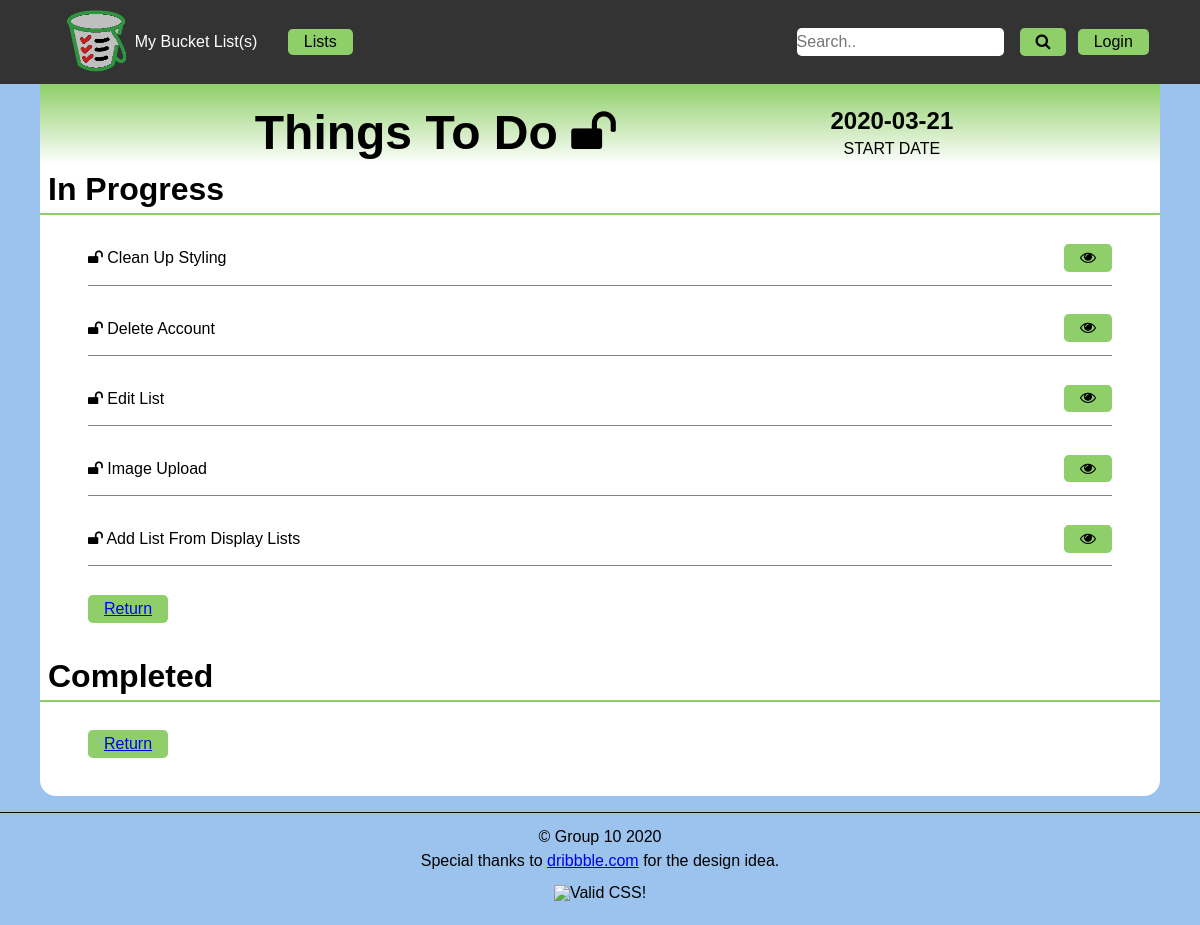
The app's page /view_list.php?list=3, older data.
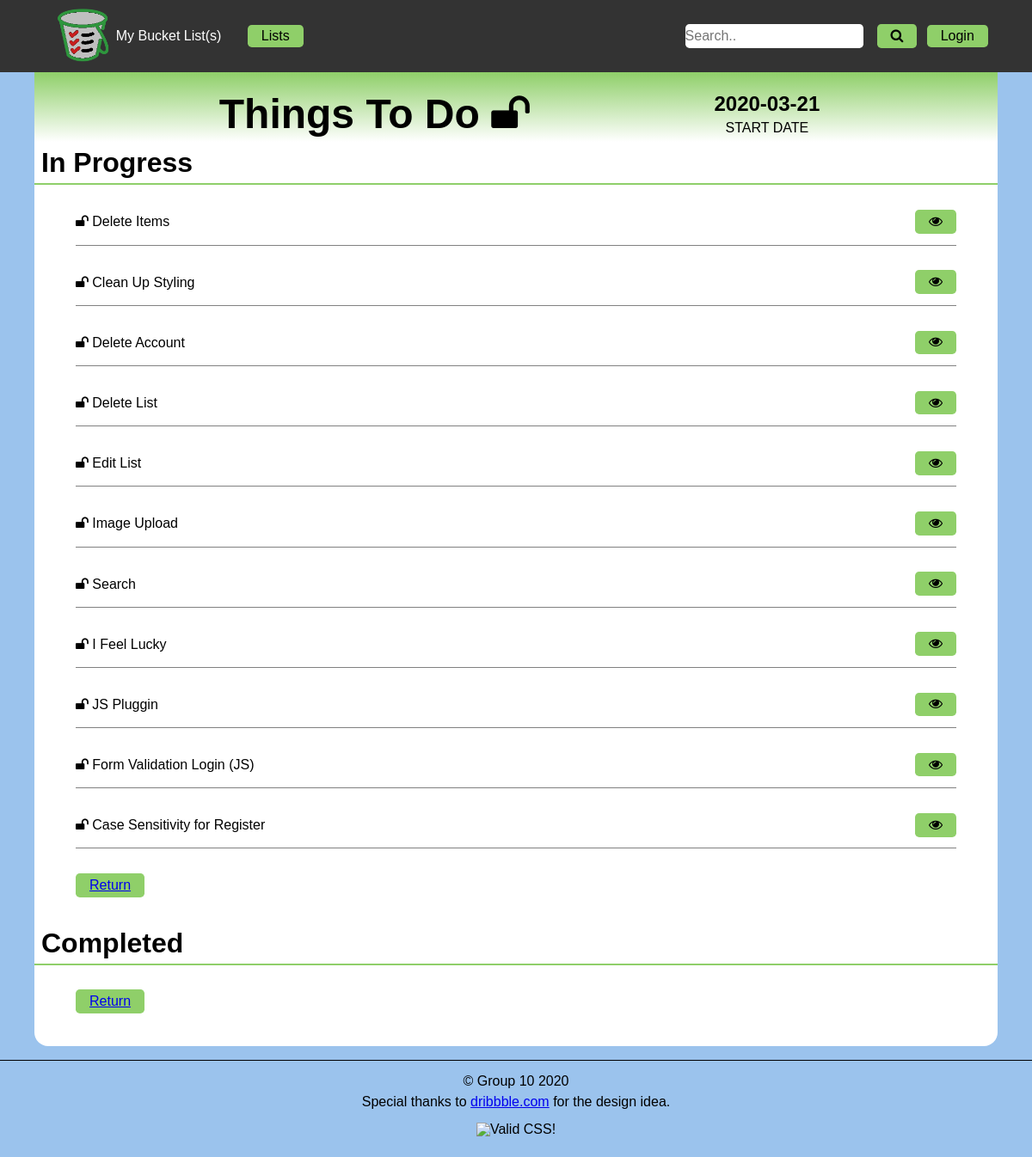
The same page, newer data.
### tables this page shows
CREATE TABLE IF NOT EXISTS `g10_lists` (
  `id` int(11) NOT NULL AUTO_INCREMENT,
  `fk_userid` int(11) NOT NULL,
  `listname` varchar(50) NOT NULL,
  `start` date NOT NULL,
  `end` date DEFAULT NULL,
  `private` tinyint(1) NOT NULL DEFAULT '1',
  PRIMARY KEY (`id`),
  KEY `g10_userid_2_fkuserid` (`fk_userid`)
);

CREATE TABLE IF NOT EXISTS `g10_listitems` (
  `id` int(11) NOT NULL AUTO_INCREMENT,
  `fk_listid` int(11) NOT NULL,
  `name` varchar(50) NOT NULL,
  `description` varchar(280) DEFAULT NULL,
  `picpath` varchar(255) DEFAULT NULL,
  `completion` date DEFAULT NULL,
  `private` tinyint(1) NOT NULL DEFAULT '1',
  PRIMARY KEY (`id`),
  KEY `g10_listid_2_fklistid` (`fk_listid`)
);

### view_list.php (the view, shortened to what this page needs)
<?php
    $listid = $_GET['list'];
    $pdo = connectDB();
    $query = "SELECT * FROM `g10_lists` WHERE id = ?";
    $stmt = $pdo->prepare($query);
    $stmt->execute([$listid]);
    $list = $stmt->fetch();
    $query =  "SELECT id, name, completion, private FROM `g10_listitems` WHERE fk_listid = ?";
    $stmt = $pdo->prepare($query);
    $stmt->execute([$listid]);
    $listitems = $stmt->fetchAll();
?>
<!DOCTYPE html>
<html lang="en">
    <head>
        <?php
            include "includes/meta.php";
        ?>
    </head>
    <body>
        <header>
            <?php include 'includes/nav.php' ?>
        </header>
        <main>
            <header>
                <h1>
                    <?= $list['listname'] ?>
                    <?php if($list['private'] == 1):?>
                        <span><i class="fa fa-lock"></i></span>
                    <?php else: ?>
                        <span><i class="fa fa-unlock"></i></span>
                    <?php endif ?>
                </h1>
                <div>
                    <span><?= $list['start'] ?></span>
                    <p>START DATE</p>
                </div>
            </header>
            <h2>In Progress</h2>
            <ul>
                <?php foreach($listitems as $row): ?>
                    <?php if(($row['private'] == 1 && $list['fk_userid'] != $_SESSION['id'])||$row['completion'] != null)
                            continue;
                    ?>
                    <li>
                        <?php if ($row['private'] == 1):?>
                                <span><i class="fa fa-lock"></i> <?= $row['name']?></span>
                        <?php else: ?>
                            <span><i class="fa fa-unlock"></i> <?= $row['name']?></span>
                        <?php endif ?>
                        <div>
                            <button class="viewbutton" value="<?= $row['id']?>"><i class="fa fa-eye"></i></button>
                        </div>
                    </li>
                <?php endforeach ?>
                <li>
                    <button type="button" name="Return" ><a href="display_list.php">Return</a></button>
                </li>
            </ul>
            <h2>Completed</h2>
            <ul>
                <li>
                    <button type="button" name="Return" ><a href="display_list.php">Return</a></button>
                </li>
            </ul>
        </main>
        <?php include 'includes/footer.php' ?>
    </body>
</html>

### includes/meta.php (shortened to what this page needs)
<link type="text/css" rel="stylesheet" href="css/reset.css" />
<link type="text/css" rel="stylesheet" href="css/default.css" />
<link rel="stylesheet" href="https://cdnjs.cloudflare.com/ajax/libs/font-awesome/4.7.0/css/font-awesome.min.css">

### includes/nav.php (shortened to what this page needs)
<nav>
  <ul>
    <li>
      <a href="index.php"><div class="logo">
        <figure>
          <img src="img/bucket.png" alt="Bucket List Logo" height=75 />
        </figure>
        <span>My Bucket List(s)</span>
      </div></a>
    </li>
    <li class="dropdown">Lists
    </li>
    <li>
        <form action="searchresults.php" id="search-container">
          <input type="text" placeholder="Search.." name="search" maxlength="20">
          <button id="search-btn" type="submit"><i class="fa fa-search"></i></button>
        </form>
    </li>
    <?php if(isset($_SESSION['user'])): ?>
      <li class="dropdown"><?= $_SESSION['user'] ?>
          <ul class="dropdown-content">
            <li><a id="signOut" href="logout.php">Sign Out</a></li>
            <li><a href="accounts.php">Edit Account</a></li>
          </ul>
        </li>
    <?php else: ?>
      <li>
        <a href = "login.php">Login</a>
      </li>
    <?php endif; ?>
  </ul>
</nav>

### includes/footer.php
<footer>
  <div>&copy; Group 10 2020</div>
  <p><em>Special thanks to <a href="https://dribbble.com/tags/resume">dribbble.com</a>
      for the design idea.</em></p>
  <p>
    <img src="http://jigsaw.w3.org/css-validator/images/vcss-blue" alt="Valid CSS!" />
  </p>
</footer>

### css/default.css (style rules this page uses)
:root { --link-color: #8fcf69; --linkhover-color: #818181; --text-color: #000; }
body { background-color: #9bc3ed; color: var(--text-color); font-family: Verdana, Helvetica, sans-serif; font-size: 16px; margin: auto; }
main { background-color: #FFF; border-bottom-right-radius: 1rem; border-bottom-left-radius: 1rem; max-width: 70rem; font-size: 1em; padding: 0 0 0.6em 0; margin: auto; }
header { text-align: center; background: linear-gradient(var(--link-color), transparent); }
main header { align-items: flex-end; display: flex; flex-direction: row; justify-content: space-evenly; padding: 1em 0 0 0; }
footer { text-align: center; border-top: 1px solid #000; padding: 1em 0; margin-top: 1em; }
p,h1,h2,h3,h4,h5 { padding: 0.5rem; }
h1 { font-size: 3em; font-weight: bold; }
h2 { font-size: 2em; font-weight: bold; border-bottom: 2px solid var(--link-color); }
form { border: 0.1em solid #818181; border-radius: 0.3em; box-shadow: 0.1em 0.1em #000; margin: 1em auto; padding: 1em; width: 75%; }
button, nav a, .dropdown, #login a { padding: 0.3rem 1rem; color: var(--text-color); margin: 0.5rem auto; background-color: var(--link-color); font-size: 1rem; border: none; cursor: pointer; border-radius: 0.3rem; }
input { padding: 0.3rem; border-radius: 0.3rem; font-size: 1rem; margin: 0.5rem 1rem; }
nav { background-color: #333; }
nav > ul { max-width: 70rem; display: flex; align-items: center; color: #FFF; margin: 0 auto; }
nav li, nav form { display: flex; }
#search-container { border: none; box-shadow: none; padding: 0; margin: 0; }
nav > ul > li:nth-last-child(2) { margin-left: auto; }
nav a, .dropdown, #login a { text-decoration: none; margin: 0.2rem 0.7rem; }
a[href^="index"] { padding: 0 0.5em; background-color: inherit; color: inherit; }
input[name$="search"] { border: none; padding: 0; }
.dropdown { outline: none; position: relative; display: flex; flex-direction: column; }
main header div:nth-child(-n+3) span { font-size: 1.5em; font-weight: bold; }
main header~ul li, .lists>ul li { align-content: center; border-bottom: 0.1em solid #818181; display: flex; margin: 1em 3em; padding: 0.3em 0; }
main header~ul li span { align-self: center; }
main header~ul li div { margin-left: auto; }
main header~ul li:last-of-type, .lists>ul li:last-of-type { border: none; display:block; justify-self: flex-start; }
.logo { display: flex; align-items: center; justify-content: center; }

Row changes from the older to the newer data that the page shows:
no longer on this page (row edited): g10_listitems: name "Add List From Display Lists", $row['id'] 33 (drawn)
now on this page (row edited): g10_listitems: name "Delete Items", $row['id'] 8 (drawn)
now on this page (row edited): g10_listitems: name "Delete List", $row['id'] 17 (drawn)
added g10_listitems: name "Search", $row['id'] 34 (drawn)
added g10_listitems: name "I Feel Lucky", $row['id'] 35 (drawn)
added g10_listitems: name "JS Pluggin", $row['id'] 36 (drawn)
added g10_listitems: name "Form Validation Login (JS)", $row['id'] 37 (drawn)
added g10_listitems: name "Case Sensitivity for Register", $row['id'] 38 (drawn)
